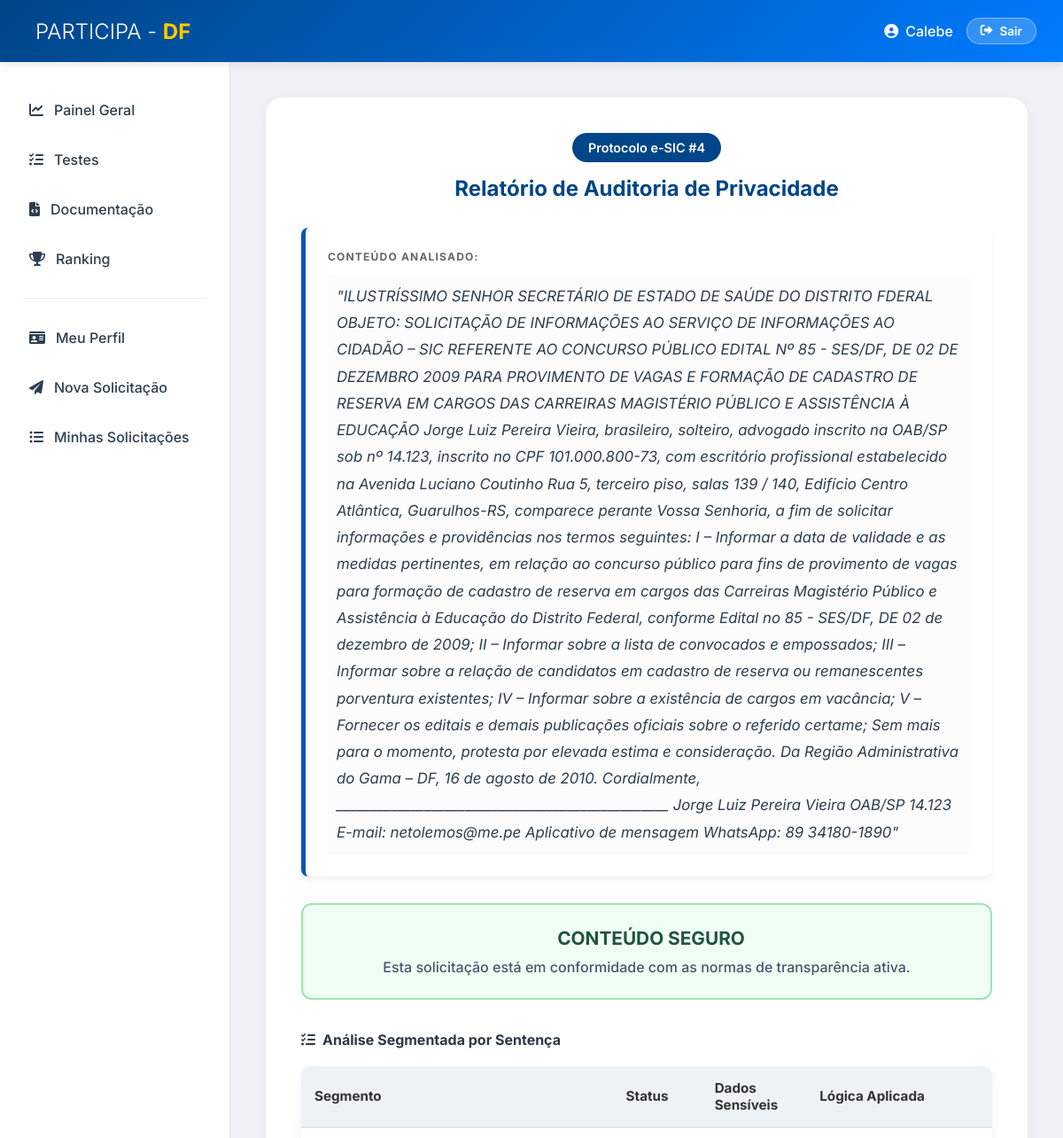
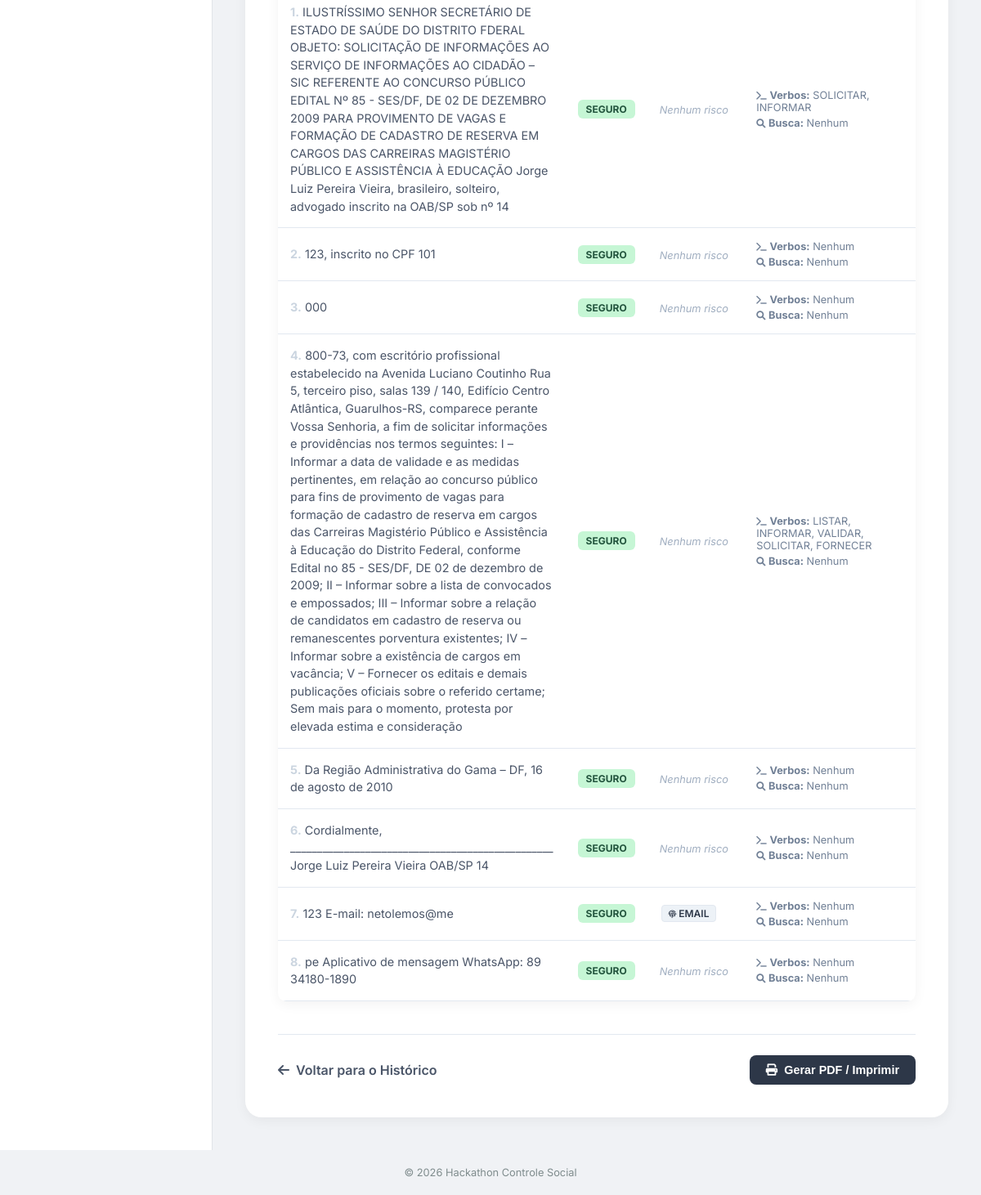
The page /detalhes_solicitacao/4 (signed in) on the database its author committed (2 pictures, top to bottom).
### tables this page shows
CREATE TABLE solicitacoes
    (
        id
        INTEGER
        PRIMARY
        KEY
        AUTOINCREMENT,
        usuario_id
        INTEGER
        NOT
        NULL,
        texto
        TEXT
        NOT
        NULL,
        data_envio
        TIMESTAMP
        DEFAULT
        CURRENT_TIMESTAMP,
        FOREIGN
        KEY
                       (
        usuario_id
                       ) REFERENCES usuarios
                       (
                           id
                       ) );

CREATE TABLE palavras_proibidas_mais_buscadas
                   (
                       id
                       INTEGER
                       PRIMARY
                       KEY
                       AUTOINCREMENT,
                       palavra
                       TEXT
                       NOT
                       NULL,
                       quantidade
                       INTEGER
                       NOT
                       NULL
                       DEFAULT
                       0
                   );

### src/paginas/real/solicitacao.py (the view)
@solicitacao_bp.route("/detalhes_solicitacao/<int:solicitacao_id>")
@login_required
def detalhes_solicitacao(solicitacao_id):
    conn = sqlite3.connect(obter_caminho_banco())
    cursor = conn.cursor()
    cursor.execute("""
                   SELECT texto, data_envio
                   FROM solicitacoes
                   WHERE id = ?
                     AND usuario_id = ?
                   """, (solicitacao_id, session["user_id"]))
    resultado_db = cursor.fetchone()
    conn.close()
    if not resultado_db:
        flash("Solicitação não encontrada.", "error")
        return redirect(url_for("solicitacao.ver_solicitacoes"))
    texto_solicitacao = resultado_db[0]
    from src.utils.carregador import processar_index
    analise = processar_index(texto_solicitacao)
    return render_template(
        "real/pagina_detalhes_analise.html",
        id=solicitacao_id,
        texto=texto_solicitacao,
        resposta=analise
    )

### src/paginas/real/auth.py (called while the page is built)
def login_required(f):
    @wraps(f)
    def decorated_function(*args, **kwargs):
        if "user_id" not in session:  # Use 'user_id' aqui
            flash("Você precisa estar logado para acessar o perfil.", "error")
            return redirect(url_for("auth.login"))
        return f(*args, **kwargs)
    return decorated_function

### src/utils/banco.py (called while the page is built)
def obter_caminho_banco() -> str:
    base_dir = os.path.abspath(os.path.join(os.path.dirname(__file__), "..", ".."))
    dados_dir = os.path.join(base_dir, "dados")
    os.makedirs(dados_dir, exist_ok=True)
    return os.path.join(dados_dir, "banco.db")

def registrar_palavra_proibida(palavra: str) -> None:
    db_path = obter_caminho_banco()
    with sqlite3.connect(db_path) as conn:
        cursor = conn.cursor()
        cursor.execute("""
            SELECT quantidade FROM palavras_proibidas_mais_buscadas WHERE palavra = ?
        """, (palavra,))
        row = cursor.fetchone()
        if row:
            nova_qtd = row[0] + 1
            cursor.execute("""
                UPDATE palavras_proibidas_mais_buscadas
                SET quantidade = ?
                WHERE palavra = ?
            """, (nova_qtd, palavra))
        else:
            cursor.execute("""
                INSERT INTO palavras_proibidas_mais_buscadas (palavra, quantidade)
                VALUES (?, ?)
            """, (palavra, 1))
        conn.commit()

### src/utils/texto.py (called while the page is built)
def normalizar_ao_retirar_acentuacao_e_cedilha(texto: str) -> str:
    nfkd = unicodedata.normalize("NFKD", texto)
    sem_acento = "".join([c for c in nfkd if not unicodedata.combining(c)])
    sem_acento = sem_acento.replace("ç", "c").replace("Ç", "C")
    return sem_acento.upper()

def limpar_texto(texto: str) -> str:
    apenas_letras_numeros = re.sub(r'[^A-Za-z0-9 ]+', '', texto)
    return apenas_letras_numeros.upper()

### templates/real/pagina_detalhes_analise.html (shortened to what this page needs)
{% extends "base.html" %}
{% block main %}
<section class="content">
    <div style="text-align:center; margin-bottom:30px;">
        <span class="badge" style="background-color: var(--primary); color: white; padding: 8px 18px; border-radius: 20px; font-size: 0.9rem; font-weight: 600;">
            Protocolo e-SIC #{{ id }}
        </span>
        <h2 style="color: var(--primary); font-weight: 700; margin-top: 15px;">Relatório de Auditoria de Privacidade</h2>
    </div>
    <div class="card-analise" style="background-color: #fff; border-left: 5px solid #0056b3; padding: 25px; margin-bottom: 30px; border-radius: 8px; box-shadow: 0 4px 6px rgba(0,0,0,0.05);">
        <h4 style="margin-bottom: 12px; color: #666; font-size: 0.75rem; text-transform: uppercase; letter-spacing: 1.2px; font-weight: 700;">Conteúdo Analisado:</h4>
        <p style="font-style: italic; font-size: 1.05rem; line-height: 1.8; color: #2c3e50; background: #fcfcfc; padding: 10px; border-radius: 4px;">
            "{{ texto }}"
        </p>
    </div>
    {% if resposta %}
        <div style="padding: 25px; border-radius: 12px; text-align: center; margin-bottom: 35px;
             background-color: {% if resposta.STATUS == 'True' %}#fff5f5{% else %}#f0fff4{% endif %};
             border: 2px solid {% if resposta.STATUS == 'True' %}#feb2b2{% else %}#9ae6b4{% endif %};">
            <h3 style="margin: 0; color: {% if resposta.STATUS == 'True' %}#c53030{% else %}#22543d{% endif %}; font-size: 1.3rem; display: flex; align-items: center; justify-content: center; gap: 10px;">
                {% if resposta.STATUS == 'True' %}
                    <i class="fas fa-exclamation-triangle"></i> RISCO DETECTADO
                {% else %}
                     CONTEÚDO SEGURO
                {% endif %}
            </h3>
            <p style="margin-top: 10px; color: #4a5568; font-weight: 500; font-size: 1rem;">
                {% if resposta.STATUS == 'True' %}
                    A análise identificou padrões que violam a política de privacidade (LGPD).
                {% else %}
                    Esta solicitação está em conformidade com as normas de transparência ativa.
                {% endif %}
            </p>
        </div>
        <h4 style="margin-bottom: 20px; font-weight: 700; color: #2d3748; display: flex; align-items: center; gap: 8px;">
            <i class="fas fa-list-check"></i> Análise Segmentada por Sentença
        </h4>
        <div style="overflow-x: auto; background: white; border-radius: 10px; box-shadow: var(--shadow);">
            <table class="table" style="width: 100%; border-collapse: collapse; min-width: 600px;">
                <thead>
                    <tr style="background-color: #edf2f7; text-align: left;">
                        <th style="padding: 15px; border-bottom: 2px solid #e2e8f0; width: 45%;">Segmento</th>
                        <th style="padding: 15px; border-bottom: 2px solid #e2e8f0;">Status</th>
                        <th style="padding: 15px; border-bottom: 2px solid #e2e8f0;">Dados Sensíveis</th>
                        <th style="padding: 15px; border-bottom: 2px solid #e2e8f0;">Lógica Aplicada</th>
                    </tr>
                </thead>
                <tbody>
                    {% for linha in resposta.linhas %}
                        <tr style="border-bottom: 1px solid #edf2f7;">
                            <td style="padding: 15px; color: #4a5568; font-size: 0.9rem; line-height: 1.5;">
                                <strong style="color: #cbd5e0;">{{ loop.index }}.</strong> {{ linha.texto }}
                            </td>
                            <td style="padding: 15px;">
                                {% if linha.status == "True" %}
                                    <span class="badge badge-danger" style="background: #feb2b2; color: #9b2c2c; padding: 4px 10px; border-radius: 6px; font-weight: bold; font-size: 0.75rem;">CRÍTICO</span>
                                {% else %}
                                    <span class="badge badge-success" style="background: #c6f6d5; color: #22543d; padding: 4px 10px; border-radius: 6px; font-weight: bold; font-size: 0.75rem;">SEGURO</span>
                                {% endif %}
                            </td>
                            <td style="padding: 15px;">
                                {% if linha.encontrados %}
                                    {% for dado in linha.encontrados %}
                                        <span style="display: inline-block; background: #edf2f7; color: #2d3748; padding: 2px 8px; border-radius: 4px; font-size: 0.75rem; margin: 2px; border: 1px solid #e2e8f0; font-weight: 600;">
                                            <i class="fas fa-fingerprint" style="font-size: 0.6rem;"></i> {{ dado }}
                                        </span>
                                    {% endfor %}
                                {% else %}
                                    <span style="color: #a0aec0; font-size: 0.8rem; font-style: italic;">Nenhum risco</span>
                                {% endif %}
                            </td>
                            <td style="padding: 15px; font-size: 0.8rem; color: #718096;">
                                <div style="margin-bottom: 4px;"><i class="fas fa-terminal" style="font-size: 0.7rem;"></i> <strong>Verbos:</strong> {{ linha.verbos | join(', ') if linha.verbos else 'Nenhum' }}</div>
                                <div><i class="fas fa-search" style="font-size: 0.7rem;"></i> <strong>Busca:</strong> {{ linha.interrogativas | join(', ') if linha.interrogativas else 'Nenhum' }}</div>
                            </td>
                        </tr>
                    {% endfor %}
                </tbody>
            </table>
        </div>
    {% endif %}
    <div style="margin-top: 40px; display: flex; justify-content: space-between; align-items: center; border-top: 1px solid #e2e8f0; padding-top: 25px;">
        <a href="{{ url_for('solicitacao.ver_solicitacoes') }}" class="btn-ghost" style="color: #4a5568; text-decoration: none; font-weight: 600; display: flex; align-items: center; gap: 8px;">
            <i class="fas fa-arrow-left"></i> Voltar para o Histórico
        </a>
        <button onclick="window.print()" class="btn-primary" style="background: #2d3748; color: white; border: none; padding: 10px 20px; border-radius: 8px; cursor: pointer; display: flex; align-items: center; gap: 8px; font-weight: 600;">
            <i class="fas fa-print"></i> Gerar PDF / Imprimir
        </button>
    </div>
</section>
{% endblock %}

### static/css/style.css (style rules this page uses)
:root { --primary: #004587; --secondary: #007bff; --success: #2ecc71; --danger: #e74c3c; --warning: #f1c40f; --bg-body: #f0f2f5; --sidebar-bg: #ffffff; --text-main: #2c3e50; --text-muted: #7f8c8d; --shadow: 0 4px 15px rgba(0,0,0,0.05); --transition: all 0.3s cubic-bezier(0.25, 0.8, 0.25, 1); }
* { margin: 0; padding: 0; box-sizing: border-box; }
body { font-family: 'Inter', sans-serif; background-color: var(--bg-body); color: var(--text-main); overflow-x: hidden; }
.btn-logout, .btn-login, .btn-primary { padding: 10px 20px; border-radius: 25px; text-decoration: none; font-weight: 600; font-size: 0.9rem; transition: var(--transition); border: none; cursor: pointer; display: inline-flex; align-items: center; gap: 8px; }
.btn-primary { background: var(--secondary); color: white; }
.table { width: 100%; border-collapse: collapse; font-size: 0.95rem; background-color: #fff; border-radius: 8px; overflow: hidden; box-shadow: 0 2px 6px rgba(0,0,0,0.05); }
.table thead { background-color: #f8f9fa; color: #333; font-weight: 600; }
.table th, .table td { padding: 14px 16px; text-align: left; border-bottom: 1px solid #e2e8f0; }
.badge { padding: 4px 10px; border-radius: 6px; font-size: 0.75rem; font-weight: 600; display: inline-block; }
.badge-success { background-color: #c6f6d5; color: #22543d; }

### rows shown on the page
solicitacoes: texto "ILUSTRÍSSIMO SENHOR SECRETÁRIO DE ESTADO DE SAÚDE DO DISTRITO FDERAL OBJETO: SOLICITAÇÃO DE INFORMAÇÕES AO SERVIÇO DE INFORMAÇÕES AO CIDADÃO – SIC REFERENTE AO CONCURSO PÚBLICO EDITAL Nº 85 - SES/DF, DE 02 DE DEZEMBRO 2009 PARA PROVIMENTO DE VAGAS E FORMAÇÃO DE CADASTRO DE RESERVA EM CARGOS DAS CARREIRAS MAGISTÉRIO PÚBLICO E ASSISTÊNCIA À EDUCAÇÃO Jorge Luiz Pereira Vieira, brasileiro, solteiro, advogado inscrito na OAB/SP sob nº 14.123, inscrito no CPF 101.000.800-73, com escritório profissional estabelecido na Avenida Luciano Coutinho Rua 5, terceiro piso, salas 139 / 140, Edifício Centro Atlântica, Guarulhos-RS, comparece perante Vossa Senhoria, a fim de solicitar informações e…"
palavras_proibidas_mais_buscadas: palavra "EMAIL"

### other values the page prints
{{ session.get('user_name', 'Usuário') }} "Calebe"
{{ id }} "4"
{{ linha.verbos | join(', ') if linha.verbos else 'Nenhum' }} "SOLICITAR, INFORMAR" "Nenhum" "Nenhum" "LISTAR, INFORMAR, VALIDAR, SOLICITAR, FORNECER" "Nenhum" "Nenhum" "Nenhum" "Nenhum"
{{ linha.texto }} "123, inscrito no CPF 101" "000" "Da Região Administrativa do Gama – DF, 16 de agosto de 2010" "Cordialmente, _________________________________________________ Jorge Luiz Pereira Vieira OAB/SP 14" "123 E-mail: netolemos@me" "pe Aplicativo de mensagem WhatsApp: 89 34180-1890"
